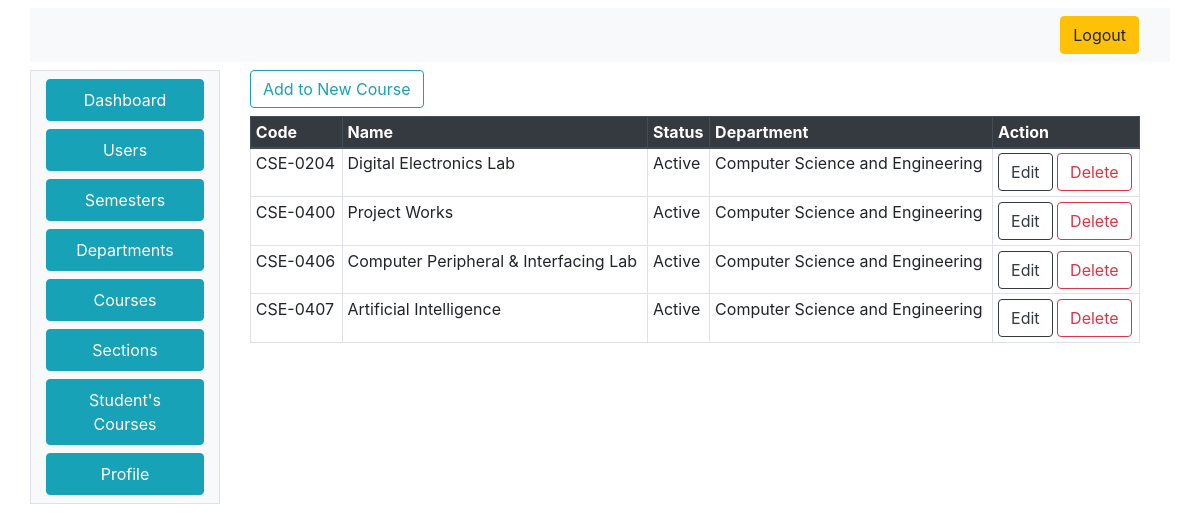
Screenshot of /admin/courses.php with the database file from the repository.
### tables this page shows
CREATE TABLE `courses` (
  `CourseID` int(11) NOT NULL,
  `CourseCode` varchar(50) NOT NULL,
  `CourseName` varchar(100) NOT NULL,
  `DepartmentID` int(11) NOT NULL,
  `Status` tinyint(1) NOT NULL
);

CREATE TABLE `department` (
  `DepartmentID` int(11) NOT NULL,
  `DepartmentName` varchar(250) NOT NULL
);

### index_model.php (called while the page is built, shortened)
<?php
class IndexModel
{
	public $con;
	public function IndexModel()
	{
		$this->host = "localhost:3306";
		$this->user = "root";
		$this->pass = "";
		$this->dbname = "exam4";
		$this->con =  new mysqli($this->host, $this->user, $this->pass, $this->dbname);
	}
	public function getAllCoursesInfo()
	{
		$q = "SELECT *,DepartmentName,courses.DepartmentID FROM courses LEFT OUTER JOIN department on courses.DepartmentID = department.DepartmentID ORDER BY CourseCode asc";
		$r = mysqli_query($this->con, $q);
		if ($r == false) {
			return 0;
		} else {
			return $r;
		}
	}
}

### admin/courses.php (the view, shortened to what this page needs)
<html>
<head>
  <link rel="stylesheet" href="css.css">
  <link rel="stylesheet" href="https://stackpath.bootstrapcdn.com/bootstrap/4.4.1/css/bootstrap.min.css">
</head>
<body>
  <div class="container mt-2">
    <div class="row">
      <div class="col-12 mb-2 bg-light">
        <nav class="navbar navbar-expand-lg navbar-light bg-light justify-content-end">
          <a class="btn btn-warning ml-2" href="../logout.php"><i class="fa fa-sign-out" aria-hidden="true"></i>
            Logout
          </a>
        </nav>
      </div>
      <div class="col-2 bg-light border">
        <nav class=" d-none d-md-block bg-light sidebar">
          <?php
          require_once('sidebar.php');
          ?>
        </nav>
      </div>
      <div class="col-10 bg-transparent">
        <div class="container-fluid container-responsive">
          <a href="new_course.php" class="btn btn-outline-info mb-2">Add to New Course</a>
          <div class="table-responsive">
            <table class="table  table-sm table-hover table-bordered">
              <thead class="thead-dark">
                <tr>
                  <th scope="col">Code</th>
                  <th scope="col">Name</th>
                  <th scope="col">Status</th>
                  <th scope="col">Department</th>
                  <th scope="col">Action</th>
                </tr>
              </thead>
              <tbody>
                <?php
                require_once('../index_model.php');
                $indObj = new IndexModel();
                $rs = $indObj->getAllCoursesInfo();
                while ($d = mysqli_fetch_assoc($rs)) {
                  echo $str = "<tr><td>" . $d["CourseCode"] . "</td><td>" . $d["CourseName"] . "</td>";
                  if ($d["Status"] == 1) {
                    echo $str = " <td>Active</td>";
                  } else {
                    echo $str = " <td>Deactivated</td>";
                  }
                  echo  $str = "<td>" . $d["DepartmentName"] . "</td><td>
                      <a href='edit_course.php?CourseID=" . $d["CourseID"] . "&CourseCode=" . $d["CourseCode"] . "&CourseName=" . $d["CourseName"] . "&Status=" . $d["Status"] . "&DepartmentID=" . $d["DepartmentID"] . "' class='btn btn-outline-dark'>Edit</a>
                      <a href='delete_course.php?CourseID=" . $d["CourseID"] . "' class='btn btn-outline-danger'>Delete</a>
                      </td></tr>";
                }
                ?>
              </tbody>
            </table>
          </div>
        </div>
      </div>
    </div>
  </div>
</body>
</html>

### rows the page displays
courses: CourseCode "CSE-0204", CourseName "Digital Electronics Lab", Status "Active", DepartmentID.DepartmentName "Computer Science and Engineering"
courses: CourseCode "CSE-0400", CourseName "Project Works", Status "Active", DepartmentID.DepartmentName "Computer Science and Engineering"
courses: CourseCode "CSE-0406", CourseName "Computer Peripheral & Interfacing Lab", Status "Active", DepartmentID.DepartmentName "Computer Science and Engineering"
courses: CourseCode "CSE-0407", CourseName "Artificial Intelligence", Status "Active", DepartmentID.DepartmentName "Computer Science and Engineering"
